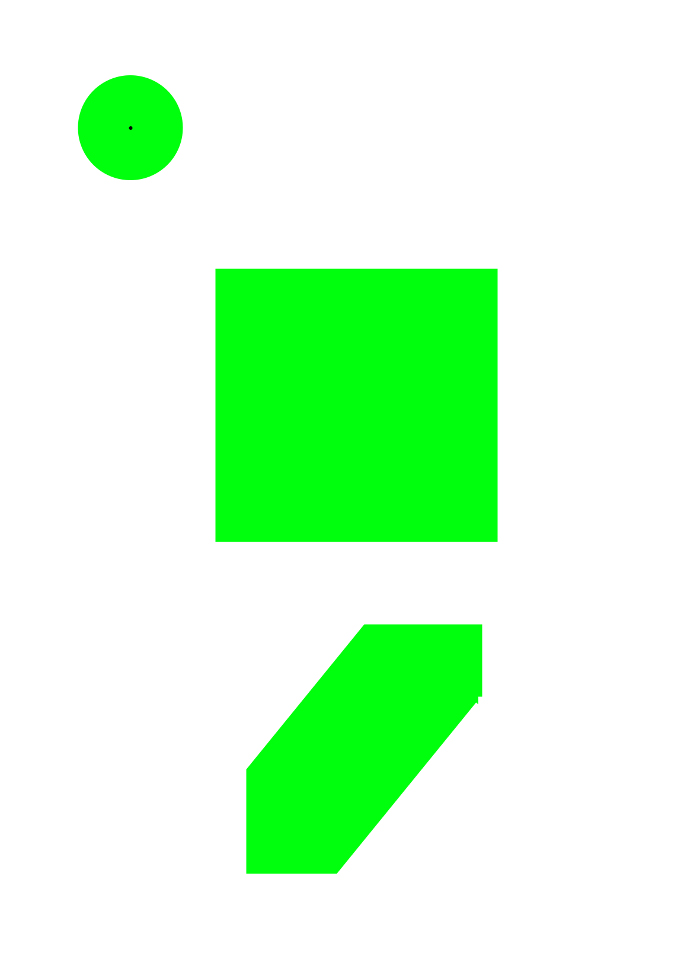
#> input picture OpenCV projects/green.jpg, 700 x 980 px
$ python DetectionT1.py   (older library calls are emulated)
#> lines starting #> are read from the running program, lines starting #| are printed output that depends on the picture; after the words box and inside, x2 and y2 are one past the last pixel; in counts of white or black regions, pixels touching at a corner belong together
import cv2
import numpy as np

image = cv2.imread("green.jpg")
#> image is the input picture: shape (980, 700, 3); mean B, G, R 211.6, 255, 209.3

#Filter to only green circle
while True:
	hsv = cv2.cvtColor(image, cv2.COLOR_BGR2HSV)
#> hsv: shape (980, 700, 3); mean H, S, V 11.6, 45.7, 255
	#hsv hue(type of colour) sat(eg how red it is) value(how bright it is)
	lower_green = np.array([0,0,0])
	upper_green = np.array([255,255,255])

	mask = cv2.inRange(hsv, lower_green, upper_green)
#> mask: shape (980, 700); every value is 255
	res = cv2.bitwise_and(image,image,mask = mask)

	output = image.copy()
	cimg = cv2.cvtColor(res, cv2.COLOR_BGR2GRAY)
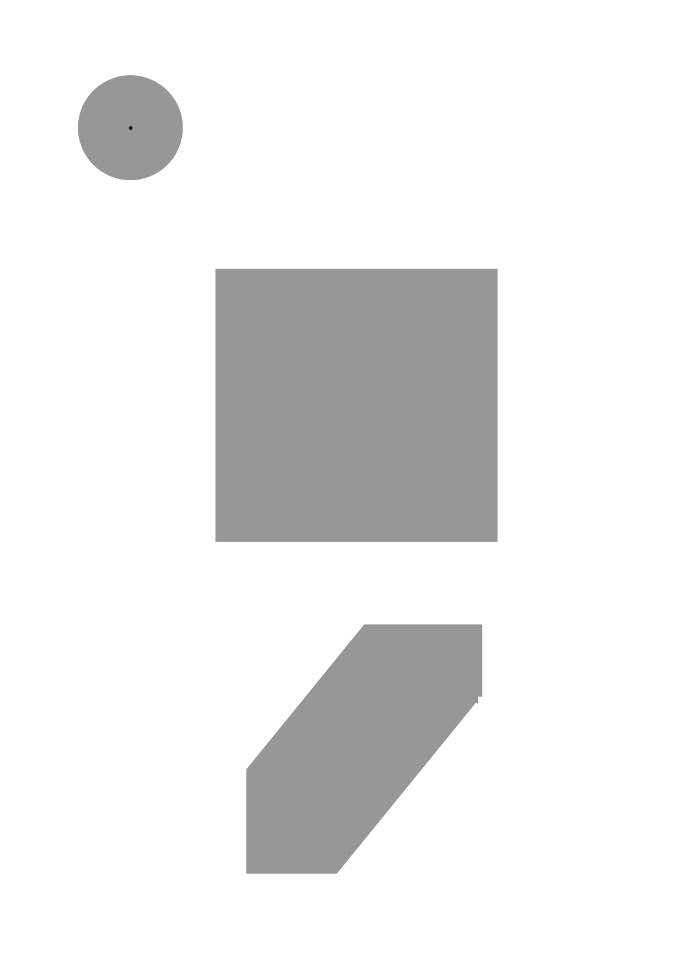
#> cimg: shape (980, 700); min 0, max 255, mean 236.4

	# detect circles in the image
	# cv2.HoughCircles(image, method, dp, minDist[, circles[, param1[, param2[, minRadius[, max Radius[)
	circles = cv2.HoughCircles(cimg, cv2.cv.CV_HOUGH_GRADIENT, 1.2, 10, param1=30,param2=50)
#> circles = [[125.4, 125.4, 47.88]]

	#convert the (x,y) coordinate and radius of the circle to integers
	circles = np.uint16(np.around(circles[0, :]))
#> circles = [[125, 125, 48]]

	# ensure atleast some circles were found
	if circles is not None:

		#loop
		for (x, y, r) in circles:
			#draw the outline of circle and a rectangle to pinpoint the center
			cv2.circle(output, (x,y) , r, (0,0,0),4)
			cv2.rectangle(output, (x - 5, y - 5), (x + 5, y + 5), (0,128,255), -1)
#> this loop made 1 pass
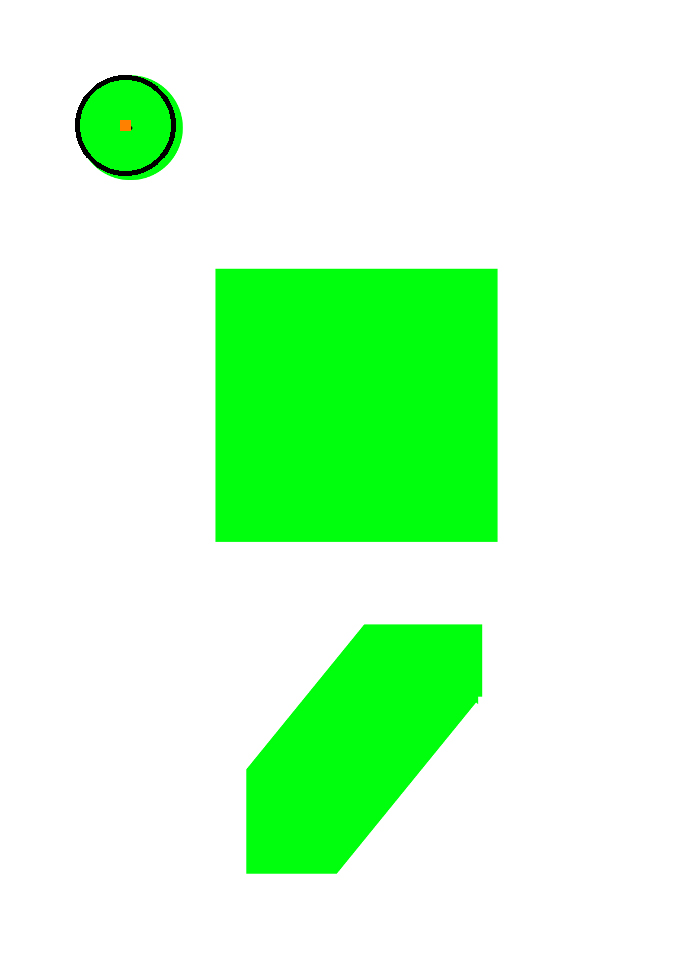
#> output: shape (980, 700, 3); 0.23% of pixels changed, all inside (x1, y1, x2, y2) = (75, 75, 176, 176)

		# show output image
		cv2.imshow("output", np.hstack([image,output]))
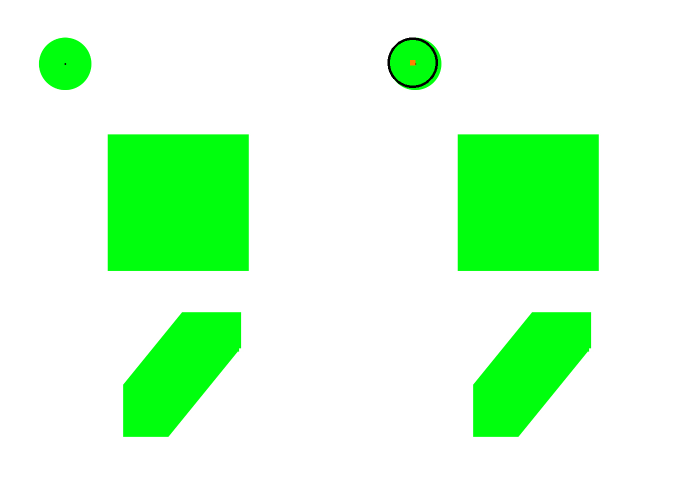
#> window 'output': shape (980, 1400, 3) (shown at 1/2 size); mean B, G, R 211.5, 254.7, 209.3
		cv2.waitKey(0)
#> (the run stopped early here; a loop or call above may not have finished)

$ run again, with OpenCV projects/circles.jpg copied over OpenCV projects/green.jpg
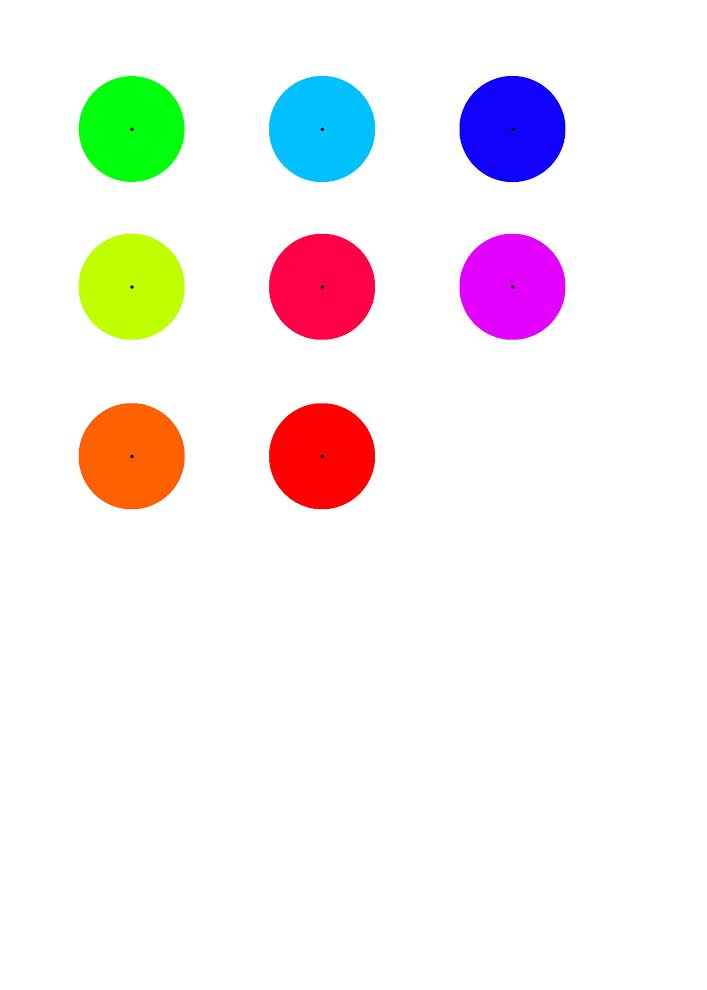
#> input picture OpenCV projects/circles.jpg, 707 x 990 px
#> image is the input picture: shape (990, 707, 3); mean B, G, R 239.7, 239.2, 244.2
#> hsv: shape (990, 707, 3); mean H, S, V 12.5, 25.9, 254.7
#> mask: shape (990, 707); every value is 255
#> `circles = cv2.HoughCircles(cimg, cv2.cv.CV_HOUGH_GRADIENT, 1.2, 10, pa..`: circles = [[321, 453, 50.52], [319.8, 125.4, 50.16], [510.6, 126.6, 51.72], [318.6, 283.8, 56.52], [129, 125.4, 56.4], [127.8, 287.4, 50.16], [137.4, 453, 46.8], [125.4, 461.4, 45.36], [517.8, 133.8, 45.36], [504.6, 282.6, 45], [138.6, 129, 46.08]]
#> `circles = np.uint16(np.around(circles[0, :]))`: circles = [[321, 453, 51], [320, 125, 50], [511, 127, 52], [319, 284, 57], [129, 125, 56], [128, 287, 50], [137, 453, 47], [125, 461, 45], [518, 134, 45], [505, 283, 45], [139, 129, 46]]
#> the loop `for (x, y, r) in circles:` made 11 passes
#> after the loop `for (x, y, r) in circles:`:
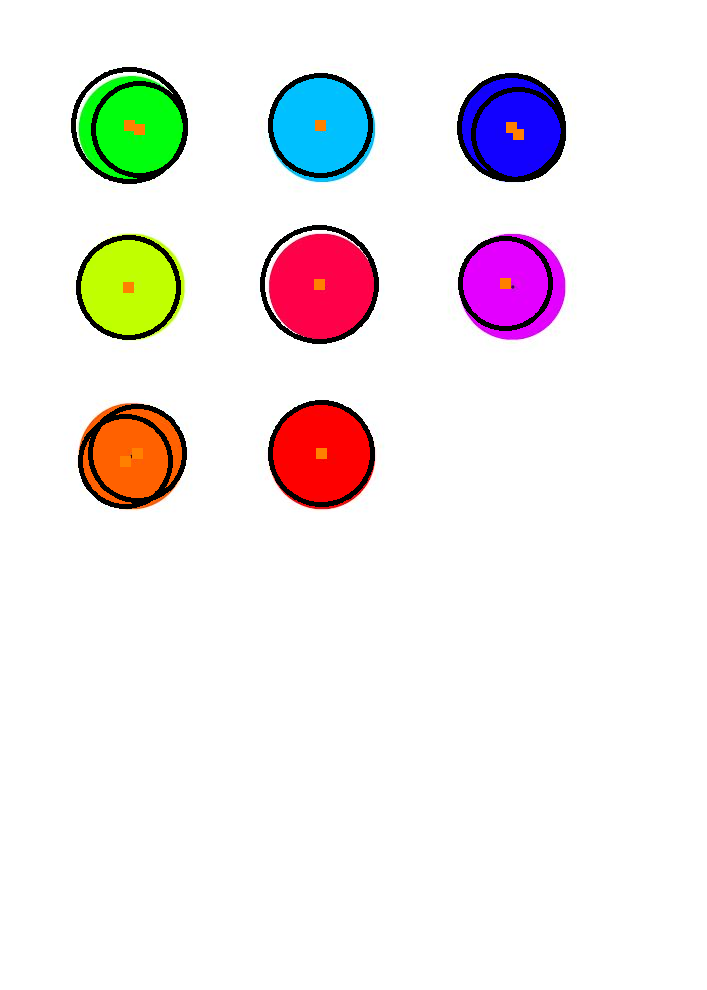
#> output: shape (990, 707, 3); 2.48% of pixels changed, all inside (x1, y1, x2, y2) = (71, 67, 566, 509)
#> `cv2.imshow("output", np.hstack([image,output]))`:
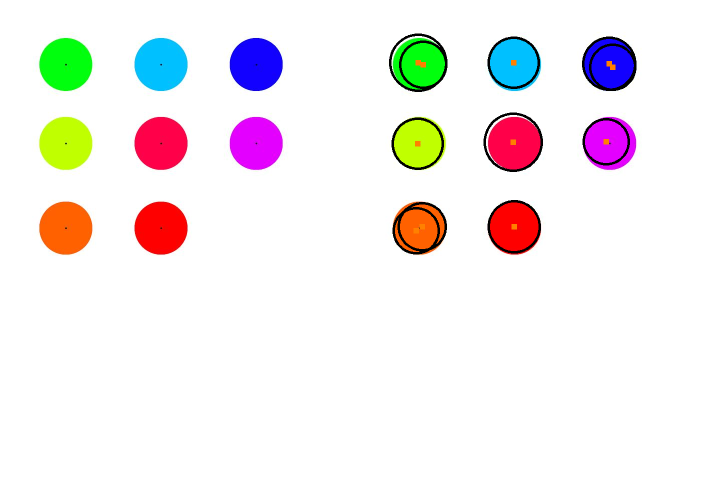
#> window 'output': shape (990, 1414, 3) (shown at 1/2 size); mean B, G, R 237.9, 237.5, 242.3
